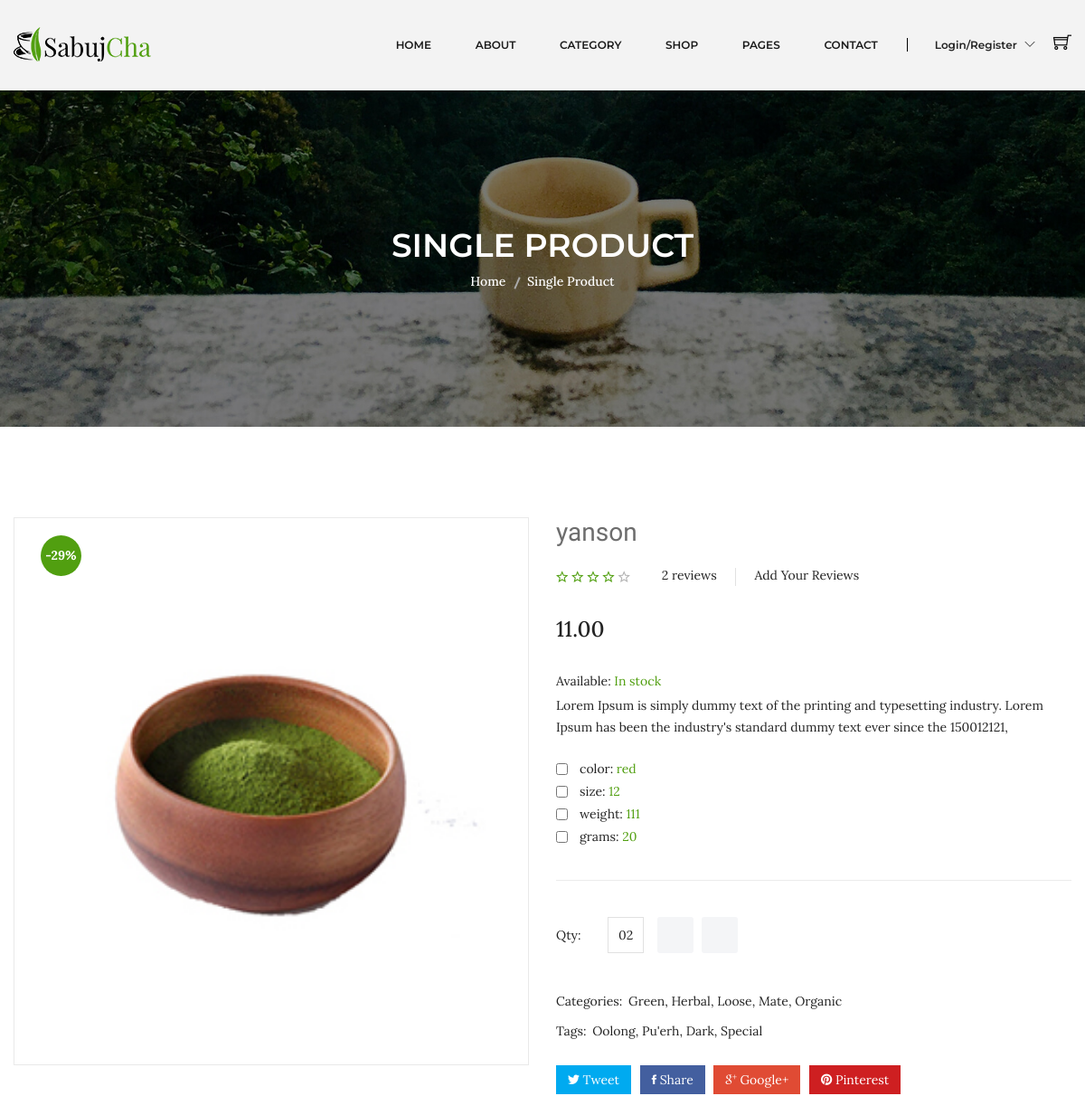
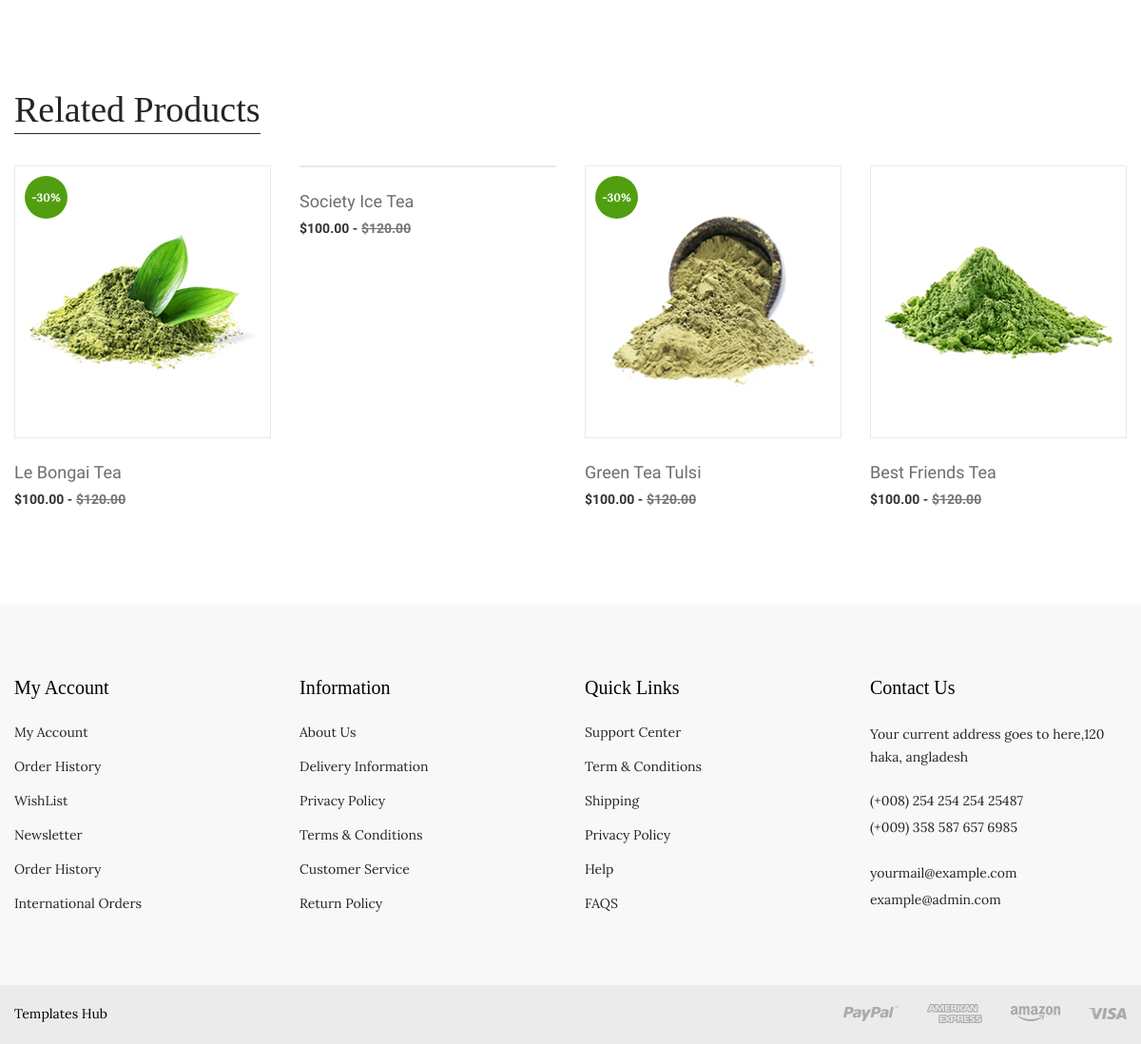
The app's page /ecommerce/php-final-p4-master/product-details.php?pro=2 with its own data (2 pictures, top to bottom).
### tables this page shows
CREATE TABLE `products` (
  `id` int(10) NOT NULL,
  `name` varchar(255) DEFAULT NULL,
  `details` longtext DEFAULT NULL,
  `photo` varchar(255) DEFAULT 'default.png',
  `stock` int(10) DEFAULT NULL,
  `code` int(5) DEFAULT NULL,
  `status` tinyint(1) NOT NULL DEFAULT 1,
  `subcaterory_id` int(10) NOT NULL,
  `created_at` timestamp NOT NULL DEFAULT current_timestamp(),
  `updated_at` timestamp NOT NULL DEFAULT current_timestamp(),
  `price` decimal(8,2) DEFAULT NULL
);

CREATE TABLE `products_specs` (
  `spec_id` int(10) NOT NULL,
  `product_id` int(10) NOT NULL,
  `value` varchar(20) NOT NULL,
  `created_at` timestamp NOT NULL DEFAULT current_timestamp(),
  `updated_at` timestamp NOT NULL DEFAULT current_timestamp()
);

CREATE TABLE `specs` (
  `id` int(11) NOT NULL,
  `keyEle` varchar(100) NOT NULL,
  `created_at` timestamp NOT NULL DEFAULT current_timestamp(),
  `updated_at` timestamp NOT NULL DEFAULT current_timestamp()
);

### ecommerce/php-final-p4-master/php/database.php (called while the page is built, shortened)
<?php
class database {
    public $DBserverName = 'localhost';
    public $DBuserName = 'root';
    public $DBpassword = '';
    public $DBName = 'nti_ecommercw';
    public $con;
    function __construct() {
        $this->con = new mysqli($this->DBserverName,$this->DBuserName,$this->DBpassword,$this->DBName);
    }
    public function runDQL($query)
    {
       $result = $this->con->query($query);
       $count=$result->num_rows;
       if($count > 0){
            return $result;
       }else{
           return [];
       }
    }
}

### ecommerce/php-final-p4-master/php/product.php (called while the page is built, shortened)
<?php
include_once "database.php";
class product extends database implements operation {
    private $id;
    public function setId($id)
    {
        $this->id = $id;
    }
    public function productDetails(){
        $query= "SELECT `producr_review`.* from`producr_review` where `producr_review`.`id`=$this->id ";
        return $this->runDQL($query);
    }
    public function getProductSpecs(){
        $query= "SELECT
        `products_specs`.*,
        `specs`.`keyEle`
    FROM
        `products_specs`
    JOIN `specs`
    ON  `specs`.`id`=`products_specs`.`spec_id`
    WHERE
        `products_specs`.`product_id` = $this->id
        ";
        return $this->runDQL($query);
    }
}

### ecommerce/php-final-p4-master/product-details.php (the view, shortened to what this page needs)
<?php include_once "header.php";
include_once "php/product.php";
if (($_GET)) {
    if (isset($_GET['pro']) &&  is_numeric($_GET['pro'])) {
        $productObj = new product;
        $productObj->setId($_GET['pro']);
        $product_res = $productObj->productDetails();
        if ($product_res) {
            $product = $product_res->fetch_object();
        } else {
            header('location:404.php');
        }
    } else {
        header('location:404.php');
    }
} else {
    header('location:404.php');
}
?>
<div class="breadcrumb-area bg-image-3 ptb-150">
    <div class="container">
        <div class="breadcrumb-content text-center">
            <h3>SINGLE PRODUCT</h3>
            <ul>
                <li><a href="index.html">Home</a></li>
                <li class="active">Single Product</li>
            </ul>
        </div>
    </div>
</div>
<div class="product-details pt-100 pb-95">
    <div class="container">
        <div class="row">
            <div class="col-lg-6 col-md-12">
                <div class="product-details-img">
                    <img class="zoompro" src="assets/img/product/<?php echo $product->photo ?>" data-zoom-image="assets/img/product/<?php echo $product->photo ?>" alt="zoom" />
                    <span>-29%</span>
                </div>
            </div>
            <div class="col-lg-6 col-md-12">
                <div class="product-details-content">
                    <h4><?php echo $product->name ?></h4>
                    <div class="rating-review">
                        <div class="pro-dec-rating">
                            <?php for ($i = 0; $i < $product->product_avg_rate; $i++) { ?>
                                <i class="ion-android-star-outline theme-star"></i>
                            <?php } ?>
                            <?php for ($i = 5; $i > $product->product_avg_rate; $i--) { ?>
                                <i class="ion-android-star-outline"></i>
                            <?php } ?>
                        </div>
                        <div class="pro-dec-review">
                            <ul>
                                <li><?php echo ($product->product_count_reviews) ?> reviews</li>
                                <li> Add Your Reviews</li>
                            </ul>
                        </div>
                    </div>
                    <span><?php echo $product->price ?></span>
                    <div class="in-stock">
                        <p>Available: <span> <?php echo (($product->stock && $product->stock > 0) ? 'In stock' : 'out of stock') ?></span></p>
                    </div>
                    <p><?php echo ($product->details) ?></p>
                    <div class="pro-dec-feature">
                        <ul>
                            <?php
                            $product_Specs_res = $productObj->getProductSpecs();
                            if ($product_Specs_res) {
                                $specs = $product_Specs_res->fetch_all(MYSQLI_ASSOC);
                                foreach ($specs as $key => $value) {
                                    ?>
                                <li><input type="checkbox"><?php echo $value['keyEle'] ?>: <span> <?php echo $value['value'] ?></span></li>
                                <?php
                                }
                            } else {
                            ?>
                                <li class='text-warning'>No specs</li>
                            <?php
                            }
                            ?>
                        </ul>
                    </div>
                    <div class="quality-add-to-cart">
                        <div class="quality">
                            <label>Qty:</label>
                            <input class="cart-plus-minus-box" type="text" name="qtybutton" value="02">
                        </div>
                        <div class="shop-list-cart-wishlist">
                            <a title="Add To Cart" href="#">
                            </a>
                            <a title="Wishlist" href="#">
                            </a>
                        </div>
                    </div>
                    <div class="pro-dec-categories">
                        <ul>
                            <li class="categories-title">Categories:</li>
                            <li><a href="#">Green,</a></li>
                            <li><a href="#">Herbal, </a></li>
                            <li><a href="#">Loose,</a></li>
                            <li><a href="#">Mate,</a></li>
                            <li><a href="#">Organic </a></li>
                        </ul>
                    </div>
                    <div class="pro-dec-categories">
                        <ul>
                            <li class="categories-title">Tags: </li>
                            <li><a href="#"> Oolong, </a></li>
                            <li><a href="#"> Pu'erh,</a></li>
                            <li><a href="#"> Dark,</a></li>
                            <li><a href="#"> Special </a></li>
                        </ul>
                    </div>
                    <div class="pro-dec-social">
                        <ul>
                            <li><a class="tweet" href="#"><i class="ion-social-twitter"></i> Tweet</a></li>
                            <li><a class="share" href="#"><i class="ion-social-facebook"></i> Share</a></li>
                            <li><a class="google" href="#"><i class="ion-social-googleplus-outline"></i> Google+</a></li>
                            <li><a class="pinterest" href="#"><i class="ion-social-pinterest"></i> Pinterest</a></li>
                        </ul>
                    </div>
                </div>
            </div>
        </div>
    </div>
</div>
<div class="product-area pb-100">
    <div class="container">
        <div class="product-top-bar section-border mb-35">
            <div class="section-title-wrap">
                <h3 class="section-title section-bg-white">Related Products</h3>
            </div>
        </div>
        <div class="featured-product-active hot-flower owl-carousel product-nav">
            <div class="product-wrapper">
                <div class="product-img">
                    <a href="product-details.html">
                        <img alt="" src="assets/img/product/product-1.jpg">
                    </a>
                    <span>-30%</span>
                    <div class="product-action">
                    </div>
                </div>
                <div class="product-content text-left">
                    <div class="product-hover-style">
                        <div class="product-title">
                            <h4>
                                <a href="product-details.html">Le Bongai Tea</a>
                            </h4>
                        </div>
                    </div>
                    <div class="product-price-wrapper">
                        <span>$100.00 -</span>
                        <span class="product-price-old">$120.00 </span>
                    </div>
                </div>
            </div>
            <div class="product-wrapper">
                <div class="product-img">
                </div>
                <div class="product-content text-left">
                    <div class="product-hover-style">
                        <div class="product-title">
                            <h4>
                                <a href="product-details.html">Society Ice Tea</a>
                            </h4>
                        </div>
                    </div>
                    <div class="product-price-wrapper">
                        <span>$100.00 -</span>
                        <span class="product-price-old">$120.00 </span>
                    </div>
                </div>
            </div>
            <div class="product-wrapper">
                <div class="product-img">
                    <a href="product-details.html">
                        <img alt="" src="assets/img/product/product-3.jpg">
                    </a>
                    <span>-30%</span>
                    <div class="product-action">
                    </div>
                </div>
                <div class="product-content text-left">
                    <div class="product-hover-style">
                        <div class="product-title">
                            <h4>
                                <a href="product-details.html">Green Tea Tulsi</a>
                            </h4>
                        </div>
                    </div>
                    <div class="product-price-wrapper">
                        <span>$100.00 -</span>
                        <span class="product-price-old">$120.00 </span>
                    </div>
                </div>
            </div>
            <div class="product-wrapper">
                <div class="product-img">
                    <a href="product-details.html">
                        <img alt="" src="assets/img/product/product-4.jpg">
                    </a>
                    <div class="product-action">
                    </div>
                </div>
                <div class="product-content text-left">
                    <div class="product-hover-style">
                        <div class="product-title">
                            <h4>
                                <a href="product-details.html">Best Friends Tea</a>
                            </h4>
                        </div>
                    </div>
                    <div class="product-price-wrapper">
                        <span>$100.00 -</span>
                        <span class="product-price-old">$120.00 </span>
                    </div>
                </div>
            </div>
        </div>
    </div>
</div>
<?php include_once "footer.php" ?>

### records on screen
products: photo (picture), name "yanson", price "11.00", details "Lorem Ipsum is simply dummy text of the printing and typesetting industry. Lorem Ipsum has been the industry's standard dummy text ever since the 150012121,"
products_specs: spec.keyEle "color", value "red"
products_specs: spec.keyEle "size", value "12"
products_specs: spec.keyEle "weight", value "111"
products_specs: spec.keyEle "grams", value "20"

### other values on screen
$product->product_count_reviews "2"
